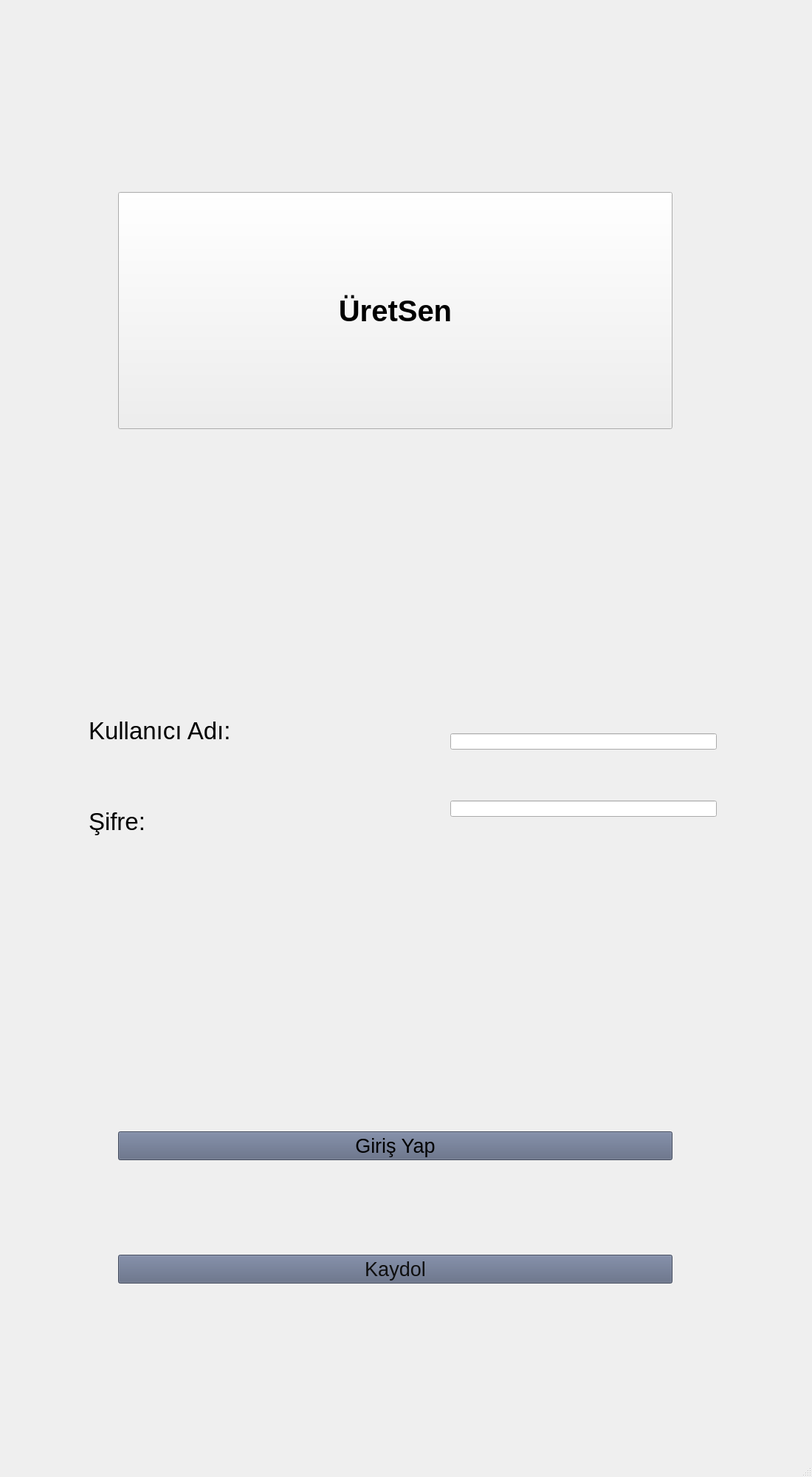
<?xml version="1.0" encoding="UTF-8"?>
<ui version="4.0">
 <class>GirisEkrani</class>
 <widget class="QMainWindow" name="GirisEkrani">
  <property name="geometry">
   <rect>
    <x>0</x>
    <y>0</y>
    <width>1100</width>
    <height>2000</height>
   </rect>
  </property>
  <property name="windowTitle">
   <string>Giriş Ekranı</string>
  </property>
  <widget class="QWidget" name="centralwidget">
   <widget class="QWidget" name="layoutWidget">
    <property name="geometry">
     <rect>
      <x>120</x>
      <y>930</y>
      <width>491</width>
      <height>241</height>
     </rect>
    </property>
    <layout class="QVBoxLayout" name="verticalLayout">
     <item>
      <widget class="QLabel" name="label">
       <property name="font">
        <font>
         <family>MS Shell Dlg 2</family>
         <pointsize>25</pointsize>
         <weight>9</weight>
         <italic>false</italic>
         <bold>false</bold>
         <underline>false</underline>
         <strikeout>false</strikeout>
        </font>
       </property>
       <property name="styleSheet">
        <string notr="true">font: 75 25pt &quot;MS Shell Dlg 2&quot;;</string>
       </property>
       <property name="text">
        <string>Kullanıcı Adı:</string>
       </property>
      </widget>
     </item>
     <item>
      <widget class="QLabel" name="label_2">
       <property name="font">
        <font>
         <family>MS Shell Dlg 2</family>
         <pointsize>25</pointsize>
         <weight>9</weight>
         <italic>false</italic>
         <bold>false</bold>
        </font>
       </property>
       <property name="styleSheet">
        <string notr="true">font: 75 25pt &quot;MS Shell Dlg 2&quot;;</string>
       </property>
       <property name="text">
        <string>Şifre:</string>
       </property>
      </widget>
     </item>
    </layout>
   </widget>
   <widget class="QWidget" name="layoutWidget">
    <property name="geometry">
     <rect>
      <x>610</x>
      <y>930</y>
      <width>361</width>
      <height>241</height>
     </rect>
    </property>
    <layout class="QVBoxLayout" name="verticalLayout_2">
     <item>
      <widget class="QLineEdit" name="kullanici"/>
     </item>
     <item>
      <widget class="QLineEdit" name="sifre">
       <property name="echoMode">
        <enum>QLineEdit::Password</enum>
       </property>
      </widget>
     </item>
    </layout>
   </widget>
   <widget class="QWidget" name="layoutWidget">
    <property name="geometry">
     <rect>
      <x>160</x>
      <y>1410</y>
      <width>751</width>
      <height>451</height>
     </rect>
    </property>
    <layout class="QVBoxLayout" name="verticalLayout_3">
     <item>
      <widget class="QPushButton" name="pushButton">
       <property name="font">
        <font>
         <family>MS Shell Dlg 2</family>
         <pointsize>20</pointsize>
         <weight>9</weight>
         <italic>false</italic>
         <bold>false</bold>
         <underline>false</underline>
         <strikeout>false</strikeout>
         <kerning>true</kerning>
        </font>
       </property>
       <property name="styleSheet">
        <string notr="true">background-color: rgb(90, 101, 127);
font: 75 20pt &quot;MS Shell Dlg 2&quot;;
</string>
       </property>
       <property name="text">
        <string>Giriş Yap</string>
       </property>
      </widget>
     </item>
     <item>
      <widget class="QPushButton" name="pushButton_2">
       <property name="font">
        <font>
         <family>MS Shell Dlg 2</family>
         <pointsize>20</pointsize>
         <weight>9</weight>
         <italic>false</italic>
         <bold>false</bold>
        </font>
       </property>
       <property name="styleSheet">
        <string notr="true">color: rgb(15, 15, 15);
font: 75 20pt &quot;MS Shell Dlg 2&quot;;
background-color: rgb(90, 101, 127);</string>
       </property>
       <property name="text">
        <string>Kaydol</string>
       </property>
      </widget>
     </item>
    </layout>
   </widget>
   <widget class="QLabel" name="label_3">
    <property name="geometry">
     <rect>
      <x>130</x>
      <y>30</y>
      <width>251</width>
      <height>41</height>
     </rect>
    </property>
    <property name="text">
     <string/>
    </property>
   </widget>
   <widget class="QPushButton" name="pushButton_3">
    <property name="geometry">
     <rect>
      <x>160</x>
      <y>260</y>
      <width>751</width>
      <height>321</height>
     </rect>
    </property>
    <property name="font">
     <font>
      <pointsize>30</pointsize>
      <weight>75</weight>
      <italic>false</italic>
      <bold>true</bold>
     </font>
    </property>
    <property name="text">
     <string>ÜretSen</string>
    </property>
    <property name="icon">
     <iconset>
      <normalon>:/icon/Yeni klasör/üretSen.jpeg</normalon>
     </iconset>
    </property>
    <property name="iconSize">
     <size>
      <width>300</width>
      <height>300</height>
     </size>
    </property>
   </widget>
  </widget>
  <widget class="QStatusBar" name="statusbar"/>
  <widget class="QMenuBar" name="menubar">
   <property name="geometry">
    <rect>
     <x>0</x>
     <y>0</y>
     <width>1100</width>
     <height>21</height>
    </rect>
   </property>
   <property name="font">
    <font>
     <weight>50</weight>
     <bold>false</bold>
    </font>
   </property>
  </widget>
 </widget>
 <resources/>
 <connections/>
</ui>
